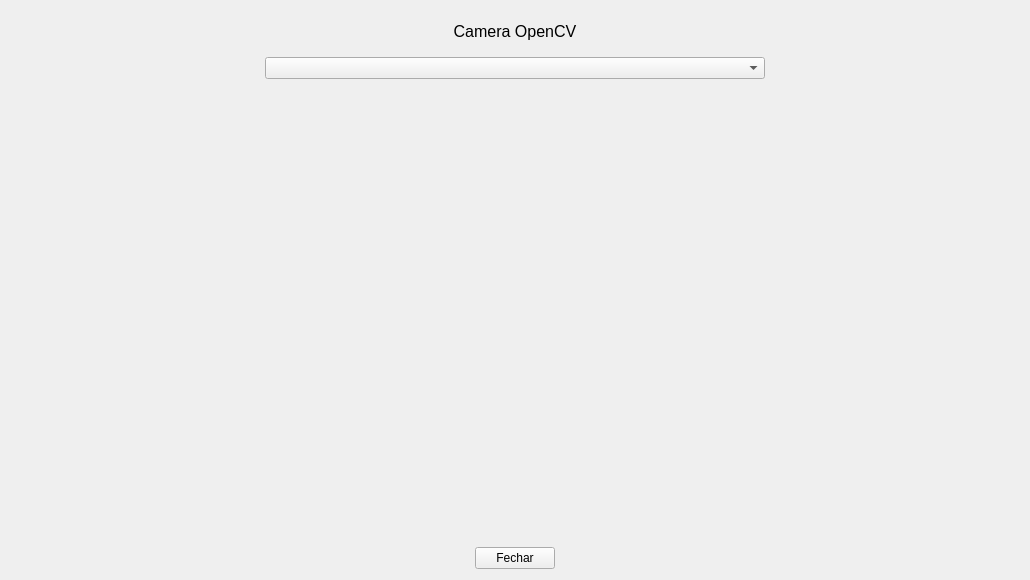
<?xml version="1.0" encoding="UTF-8"?>
<ui version="4.0">
 <class>Form</class>
 <widget class="QWidget" name="Form">
  <property name="geometry">
   <rect>
    <x>0</x>
    <y>0</y>
    <width>1030</width>
    <height>580</height>
   </rect>
  </property>
  <property name="windowTitle">
   <string>Form</string>
  </property>
  <layout class="QVBoxLayout" name="verticalLayout">
   <item>
    <widget class="QLabel" name="label_3">
     <property name="maximumSize">
      <size>
       <width>16777215</width>
       <height>40</height>
      </size>
     </property>
     <property name="font">
      <font>
       <family>Arial</family>
       <pointsize>12</pointsize>
      </font>
     </property>
     <property name="text">
      <string>Camera OpenCV</string>
     </property>
     <property name="alignment">
      <set>Qt::AlignmentFlag::AlignCenter</set>
     </property>
    </widget>
   </item>
   <item>
    <layout class="QVBoxLayout" name="verticalLayout_3">
     <item alignment="Qt::AlignmentFlag::AlignHCenter">
      <widget class="QComboBox" name="comboBox">
       <property name="minimumSize">
        <size>
         <width>500</width>
         <height>0</height>
        </size>
       </property>
       <property name="maximumSize">
        <size>
         <width>500</width>
         <height>16777215</height>
        </size>
       </property>
      </widget>
     </item>
    </layout>
   </item>
   <item>
    <layout class="QHBoxLayout" name="horizontalLayout">
     <item>
      <layout class="QVBoxLayout" name="verticalLayout_2">
       <item>
        <widget class="QLabel" name="label">
         <property name="text">
          <string/>
         </property>
        </widget>
       </item>
      </layout>
     </item>
    </layout>
   </item>
   <item alignment="Qt::AlignmentFlag::AlignHCenter">
    <widget class="QPushButton" name="pb_fechar">
     <property name="minimumSize">
      <size>
       <width>0</width>
       <height>0</height>
      </size>
     </property>
     <property name="maximumSize">
      <size>
       <width>100</width>
       <height>16777215</height>
      </size>
     </property>
     <property name="font">
      <font>
       <kerning>true</kerning>
      </font>
     </property>
     <property name="layoutDirection">
      <enum>Qt::LayoutDirection::LeftToRight</enum>
     </property>
     <property name="text">
      <string>Fechar</string>
     </property>
    </widget>
   </item>
  </layout>
 </widget>
 <resources/>
 <connections/>
</ui>
